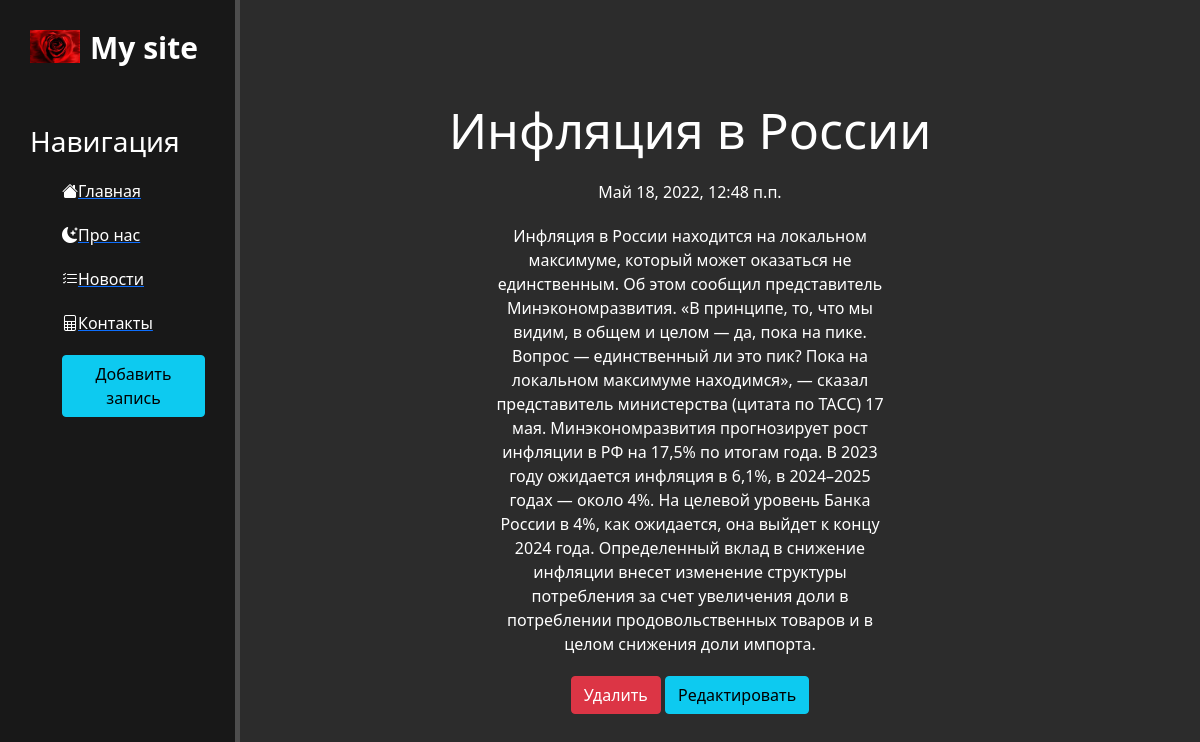
The page /news/2 on the database its author committed.
### news/models.py (models this page shows, shortened)
class Articles(models.Model):
    title = models.CharField('Название', max_length=50)
    anons = models.CharField('Анонс', max_length=200)
    full_text = models.TextField('Статья')
    date = models.DateTimeField('Дата публикации')
    class Meta:
        verbose_name = 'Новость'
        verbose_name_plural = 'Новости'

### news/views.py (the view)
# urls.py: path('<int:pk>', views.NewsDetailView.as_view(), name='news_detail'),
class NewsDetailView(DetailView):
    model = Articles
    template_name = 'news/detail_view.html'
    context_object_name = 'article'

### news/templates/news/detail_view.html (shortened to what this page needs)
{% extends 'main/layout.html' %}
{% block content %}
    <div class="features">
        <h1>{{ article.title }}</h1>
        <p>{{ article.date }}</p>
        <p> {{ article.full_text }}</p>
        <a href="{% url 'news_delete' article.id %}" class="btn btn-danger">Удалить</a>
        <a href="{% url 'news_update' article.id %}" class="btn btn-info">Редактировать</a>
    </div>
{% endblock %}

### main/static/main/css/main.css (style rules this page uses)
body { background: #2c2c2c }
main .features { float: left; color: #fff; margin-top: 100px; text-align: center; width: 75%; }
main .features h1 { font-size: 50px }
main .features p { max-width: 400px; margin: 20px auto; }

### rows shown on the page
Articles: title "Инфляция в России", date "Май 18, 2022, 12:48 п.п.", full_text "Инфляция в России находится на локальном максимуме, который может оказаться не единственным. Об этом сообщил представитель Минэкономразвития. «В принципе, то, что мы видим, в общем и целом — да, пока на пике. Вопрос — единственный ли это пик? Пока на локальном максимуме находимся», — сказал представитель министерства (цитата по ТАСС) 17 мая. Минэкономразвития прогнозирует рост инфляции в РФ на 17,5% по итогам года. В 2023 году ожидается инфляция в 6,1%, в 2024–2025 годах — около 4%. На целевой уровень Банка России в 4%, как ожидается, она выйдет к концу 2024 года. Определенный вклад в снижение инфляции внесет изменение структуры потребления за счет увеличения доли в потреблении…"
